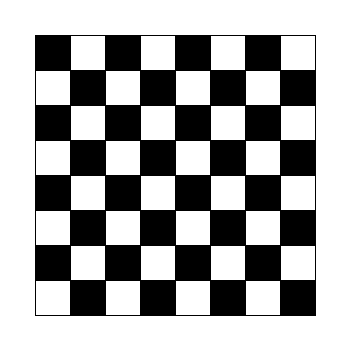
Frame 1 (no input)
Frame 60 (the mouse pressed at the canvas centre just before this capture): identical to frame 1, image omitted
Frame 120 (the mouse held since frame 60 and released just before this capture): identical to frame 1, image omitted

The Processing sketch that drew this single still picture (run headless with seeded random() and noise(); from frame 60 on, the mouse is pressed at the canvas centre):

// Processing sketch: TaskFive
// ── TaskFive.pde
int[][] board = new int [8][8];
int value = 0;
void setup () {

  size(350, 350);

  for (int i = 0; i < 8; i++) {
    for (int j = 0; j < 8; j++) {
      board[i][j] = (j+i) % 2;
      println(board[i][j]);
    }
  }
}

void draw() {
  background(255);
  for (int i=0; i<8; i++) {
    for (int j=0; j<8; j++) {
      if (board[i][j] == 0) {
        fill(0);
      } else {
        fill(255);
      }
      rect((i+1)*35, (j+1)*35, 35, 35);
    }
  }
}
